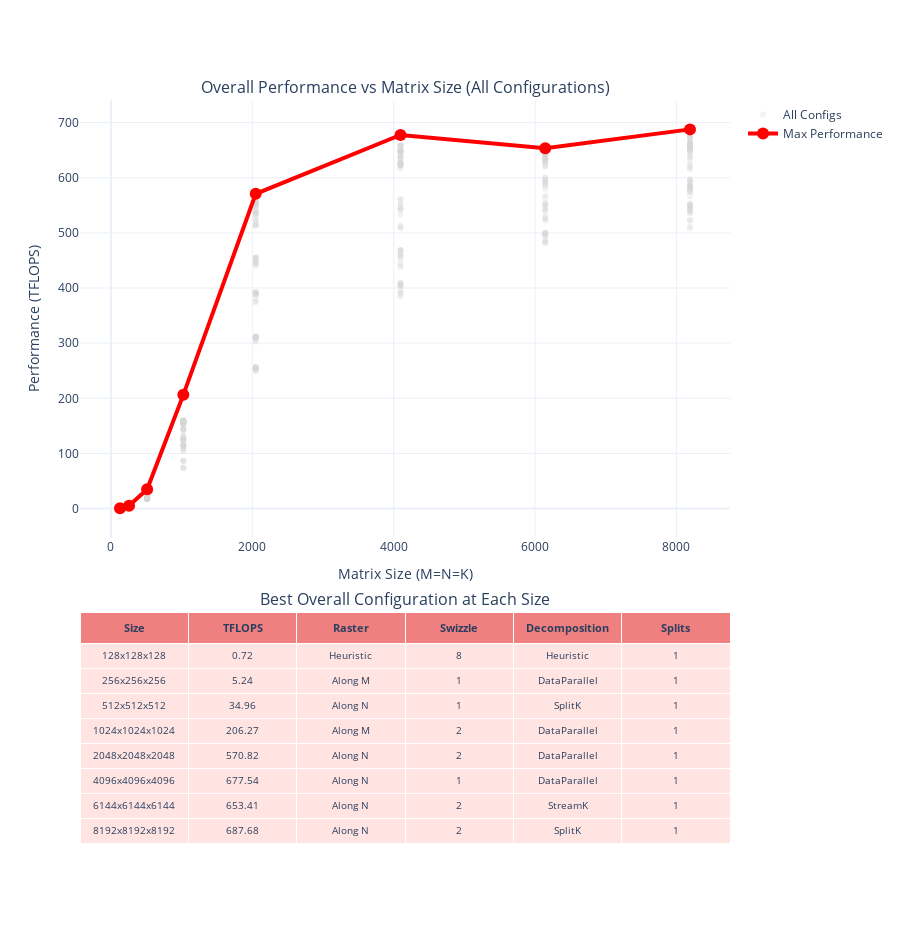

This figure's notebook cell:
### Code cell
# Overall Best Configuration Analysis (All 4 Parameters)
fig3 = make_subplots(
    rows=2,
    cols=1,
    row_heights=[0.65, 0.35],
    specs=[[{"type": "scatter"}], [{"type": "table"}]],
    subplot_titles=(
        "Overall Performance vs Matrix Size (All Configurations)",
        "Best Overall Configuration at Each Size",
    ),
    vertical_spacing=0.1,
)

# Add scatter points for all configurations (semi-transparent)
fig3.add_trace(
    go.Scatter(
        x=square_matrices["M"],
        y=square_matrices["TFLOPS"],
        mode="markers",
        name="All Configs",
        marker=dict(size=6, opacity=0.3, color="lightgray"),
    ),
    row=1,
    col=1,
)

# Add line showing max performance at each size
max_perf = square_matrices.groupby("M")["TFLOPS"].max().reset_index()
fig3.add_trace(
    go.Scatter(
        x=max_perf["M"],
        y=max_perf["TFLOPS"],
        mode="lines+markers",
        name="Max Performance",
        line=dict(color="red", width=4),
        marker=dict(size=12, color="red"),
    ),
    row=1,
    col=1,
)

# Find best overall config at each size (all 4 parameters)
best_configs = []
for size in sorted(square_matrices["M"].unique()):
    subset = square_matrices[square_matrices["M"] == size]
    best = subset.loc[subset["TFLOPS"].idxmax()]
    best_configs.append(
        {
            "Size": f"{size}x{size}x{size}",
            "TFLOPS": f'{best["TFLOPS"]:.2f}',
            "Raster": best["Raster"],
            "Swizzle": str(best["Swizzle"]),
            "Decomposition": best["Decomposition"],
            "Splits": str(best["Splits"]),
        }
    )

best_df = pd.DataFrame(best_configs)

# Add table with all 4 parameters
num_rows = len(best_df)
cell_height = 25
header_height = 28

fig3.add_trace(
    go.Table(
        header=dict(
            values=[
                "<b>Size</b>",
                "<b>TFLOPS</b>",
                "<b>Raster</b>",
                "<b>Swizzle</b>",
                "<b>Decomposition</b>",
                "<b>Splits</b>",
            ],
            fill_color="lightcoral",
            align="center",
            font=dict(size=11),
            height=header_height,
        ),
        cells=dict(
            values=[
                best_df["Size"],
                best_df["TFLOPS"],
                best_df["Raster"],
                best_df["Swizzle"],
                best_df["Decomposition"],
                best_df["Splits"],
            ],
            fill_color="mistyrose",
            align="center",
            font=dict(size=10),
            height=cell_height,
        ),
    ),
    row=2,
    col=1,
)

fig3.update_xaxes(title_text="Matrix Size (M=N=K)", row=1, col=1)
fig3.update_yaxes(title_text="Performance (TFLOPS)", row=1, col=1)

# Calculate height to fit all rows without scrolling
total_height = 600 + (num_rows * cell_height) + header_height + 100
fig3.update_layout(height=total_height, showlegend=True, legend=dict(x=1.02, y=1))
fig3.show()

### Figure 1 — Plotly figure (JSON) as saved in the notebook; plotly's stock layout.template omitted (floating-point values rounded to 4 significant figures; data arrays with more than 128 entries replaced by an {"elided": "..."} marker saying what was removed)
{"data": [{"marker": {"color": "lightgray", "opacity": 0.3, "size": 6}, "mode": "markers", "name": "All Configs", "type": "scatter", "x": {"elided": "672 int values"}, "xaxis": "x", "y": {"elided": "672 float values"}, "yaxis": "y"}, {"line": {"color": "red", "width": 4}, "marker": {"color": "red", "size": 12}, "mode": "lines+markers", "name": "Max Performance", "type": "scatter", "x": [128, 256, 512, 1024, 2048, 4096, 6144, 8192], "xaxis": "x", "y": [0.7234, 5.242, 34.96, 206.3, 570.8, 677.5, 653.4, 687.7], "yaxis": "y"}, {"cells": {"align": "center", "fill": {"color": "mistyrose"}, "font": {"size": 10}, "height": 25, "values": [["128x128x128", "256x256x256", "512x512x512", "1024x1024x1024", "2048x2048x2048", "4096x4096x4096", "6144x6144x6144", "8192x8192x8192"], ["0.72", "5.24", "34.96", "206.27", "570.82", "677.54", "653.41", "687.68"], ["Heuristic", "Along M", "Along N", "Along M", "Along N", "Along N", "Along N", "Along N"], ["8", "1", "1", "2", "2", "1", "2", "2"], ["Heuristic", "DataParallel", "SplitK", "DataParallel", "DataParallel", "DataParallel", "StreamK", "SplitK"], ["1", "1", "1", "1", "1", "1", "1", "1"]]}, "domain": {"x": [0, 1], "y": [0, 0.315]}, "header": {"align": "center", "fill": {"color": "lightcoral"}, "font": {"size": 11}, "height": 28, "values": ["<b>Size</b>", "<b>TFLOPS</b>", "<b>Raster</b>", "<b>Swizzle</b>", "<b>Decomposition</b>", "<b>Splits</b>"]}, "type": "table"}], "layout": {"annotations": [{"font": {"size": 16}, "showarrow": false, "text": "Overall Performance vs Matrix Size (All Configurations)", "x": 0.5, "xanchor": "center", "xref": "paper", "y": 1, "yanchor": "bottom", "yref": "paper"}, {"font": {"size": 16}, "showarrow": false, "text": "Best Overall Configuration at Each Size", "x": 0.5, "xanchor": "center", "xref": "paper", "y": 0.315, "yanchor": "bottom", "yref": "paper"}], "height": 928, "legend": {"x": 1.02, "y": 1}, "showlegend": true, "xaxis": {"anchor": "y", "domain": [0, 1], "title": {"text": "Matrix Size (M=N=K)"}}, "yaxis": {"anchor": "x", "domain": [0.415, 1], "title": {"text": "Performance (TFLOPS)"}}}}
